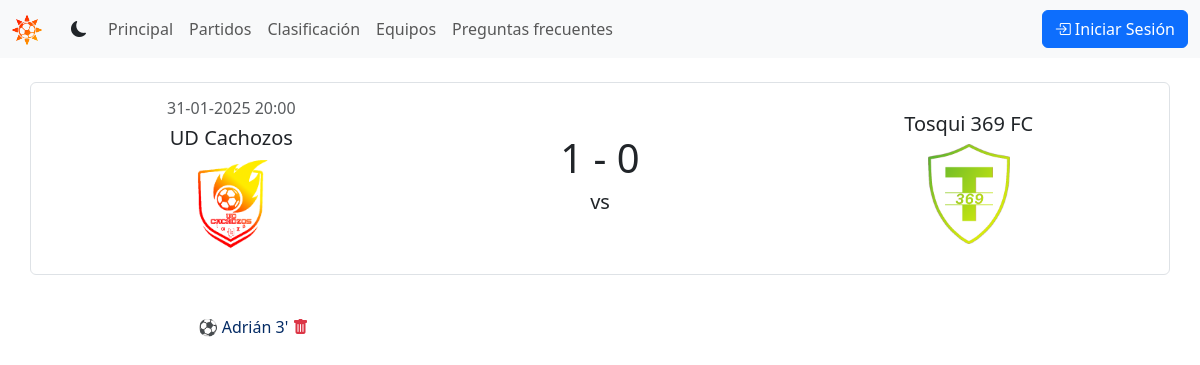
/games/26/, run on the app's committed database.
### games/models.py (models this page shows, shortened)
class Game(models.Model):
    local = models.ForeignKey(
        'tournament.Team', related_name='local_games', on_delete=models.CASCADE
    )
    away = models.ForeignKey('tournament.Team', related_name='away_games', on_delete=models.CASCADE)
    local_goals = models.SmallIntegerField(default=0)
    away_goals = models.SmallIntegerField(default=0)
    date = models.DateField(blank=True, null=True)
    time = models.TimeField(blank=True, null=True)
    pointed = models.BooleanField(default=False)
    class Meta:
        ordering = ['-date']

class Event(models.Model):
    game = models.ForeignKey('games.Game', related_name='events', on_delete=models.CASCADE)
    minute = models.SmallIntegerField(default=00)
    player = models.ForeignKey('players.Player', related_name='events', on_delete=models.CASCADE)
    second_player = models.ForeignKey(
        'players.Player', related_name='sp_events', on_delete=models.CASCADE, blank=True, null=True
    )
    GOAL = 'GL'
    OWN_GOAL = 'OG'
    PENALTI_GOAL = 'PG'
    CHANGE = 'CG'
    YELLOW_CARD = 'YC'
    RED_CARD = 'RC'
    TYPE = {
        GOAL: 'Gol',
        OWN_GOAL: 'Autogol',
        PENALTI_GOAL: 'Gol de penalti',
        CHANGE: 'Cambio',
        YELLOW_CARD: 'Tarjeta Amarilla',
        RED_CARD: 'Tarjeta Roja',
    }
    type = models.CharField(
        max_length=2,
        choices=TYPE,
        default=GOAL,
    )
    def __str__(self) -> str:
        match self.type:
            case 'CG':
                return f"{self.player.user.first_name} ↕️ {self.second_player.user.first_name} {self.minute}'"
            case 'GL':
                emote = '⚽️'
            case 'OG':
                emote = '⚽️ (PP)'
            case 'PG':
                emote = '⚽️ (P)'
            case 'YC':
                emote = '🟨'
            case 'RC':
                emote = '🟥'
        return f"{emote} {self.player.user.first_name} {self.minute}'"
    class Meta:
        ordering = ['minute']

### tournament/models.py (models this page shows)
class Team(models.Model):
    name = models.CharField(max_length=100, unique=True)
    club_code = models.CharField(max_length=3, unique=True, default='UFC')
    shield = models.ImageField(upload_to='shields', default='shields/default.png')
    info = models.TextField(max_length=1000, blank=True)
    class Meta:
        ordering = ['name']
    def __str__(self) -> str:
        return self.name

### players/models.py (models this page shows, shortened)
class Player(models.Model):
    user = models.OneToOneField(settings.AUTH_USER_MODEL, on_delete=models.CASCADE)
    photo = models.ImageField(upload_to='players', default='players/default.png')
    team = models.ForeignKey('tournament.Team', related_name='players', null=True, on_delete=models.CASCADE)
    birthdate = models.DateField(blank=True, null=True)
    country = models.CharField(max_length=20, default='🇪🇸')
    number = models.SmallIntegerField(blank=True, default=00)
    GOALKEEPER = 'GK'
    DEFENDER = 'DF'
    MIDFIELDER = 'MD'
    FORWARD = 'FW'
    ROLE = {
        GOALKEEPER: 'Portero',
        DEFENDER: 'Defensa',
        MIDFIELDER: 'Centrocampista',
        FORWARD: 'Delantero'
    }
    position = models.CharField(
        max_length=2,
        choices=ROLE,
        default=MIDFIELDER,
    )
    played=models.SmallIntegerField(default=0)
    goals=models.SmallIntegerField(default=0)
    assists = models.SmallIntegerField(default=0)
    yellow_cards = models.SmallIntegerField(default=0)
    red_cards = models.SmallIntegerField(default=0)
    class Meta:
        ordering = ['team', 'position', 'number']

### games/views.py (the view)
# urls.py: path('<game_id>/', views.game_info, name='game-info'),
def game_info(request, game_id):
    game = Game.objects.get(id=game_id)
    events = Event.objects.filter(game=game)
    return render(request, 'games/game_info.html', {'game': game, 'events': events})

### games/templates/games/game_info.html (shortened to what this page needs)
{% extends "base.html" %}
{% block content %}
  {% include "game.html" %}
  <div class="container mt-4">
      <div class="row">
          {% for event in events %}
              <div class="col-12">
                  {% if event.player.team == game.local %}
                      <div class="alert alert-primary no-background text-start mx-auto w-75" role="alert">
                          {{ event }}<a href="{% url "games:delete-event" game.id event.id %}" class="text-decoration-none">   <i class="bi bi-trash-fill text-danger"></i></a>
                      </div>
                  {% else %}
                      <div class="alert alert-secondary no-background text-end mx-auto w-75" role="alert">
                          {{ event }}<a href="{% url "games:delete-event" game.id event.id %}" class="text-decoration-none">   <i class="bi bi-trash-fill text-danger"></i></a>
                      </div>
                  {% endif %}
              </div>
          {% endfor %}
      </div>
  </div>
{% endblock %}

### shared/templates/game.html
<div class="container mt-4">
  <div class="row align-items-center border rounded p-3 mb-3">
    <div class="col text-center">
      <h6 class="text-muted text-center">
        {% if game.pointed %}
          <span class="font-weight-bold h5" data-toggle="collapse" data-target="#fecha{{ game.id }}" aria-expanded="false" aria-controls="fecha{{ game.id }}">
            Finalizado
          </span>
          <div class="collapse" id="fecha{{ game.id }}">
            <div class="mt-2">{{ game.date|date:"d-m-Y" }}  {{ game.time|time:"H:i" }}</div>
          </div>
        {% else %}
          {{ game.date|date:"d-m-Y" }}  {{ game.time|time:"H:i" }}
        {% endif %}
      </h6>
      <h5>{{ game.local }}</h5>
      <div class="d-flex justify-content-center align-items-center" style="height: 100px;">
        <img src="{{ game.local.shield.url }}" alt="{{ game.local }}" class="img-fluid" style="max-height: 100%; max-width: 100%; object-fit: contain;">
      </div>
    </div>
    <div class="col text-center">
      <h4 style="font-size: 2.5rem;">{{ game.local_goals }} - {{ game.away_goals }}</h4>
      <h5>vs</h5>
    </div>
    <div class="col text-center">
      <h5>{{ game.away }}</h5>
      <div class="d-flex justify-content-center align-items-center" style="height: 100px;">
        <img src="{{ game.away.shield.url }}" alt="{{ game.away }}" class="img-fluid" style="max-height: 100%; max-width: 100%; object-fit: contain;">
      </div>
    </div>
  </div>
</div>

### shared/static/css/index.css (style rules this page uses)
.no-background { background-color: transparent !important; border: none !important; }

### data on the page
Game: date "31-01-2025", time "20:00", local "UD Cachozos", local.shield (picture), local_goals "1", away_goals "0", away "Tosqui 369 FC", away.shield (picture)
Event: type+player+minute "⚽️ Adrián 3'"
